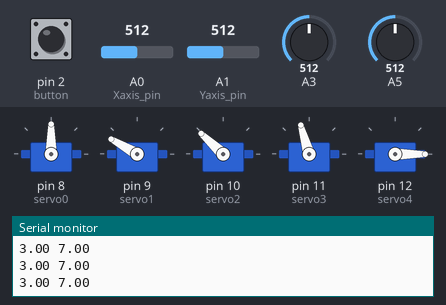
Recording of a sketch running on a simulated Arduino Uno, built with avr-gcc and run on an emulated ATmega328P. Parts: 5 × servo, the last lines printed to the serial monitor. The inputs (shaded band) are chosen by the test bench; at power-on: A0 (Xaxis_pin) = 512, A1 (Yaxis_pin) = 512, A3 = 512, pin 2 (button) HIGH, A5 = 512.

Above: at 1.2 s.
1.3 s: A0 (Xaxis_pin) set to 216
2.8 s: A0 (Xaxis_pin) set to 184
At 3.4 s:
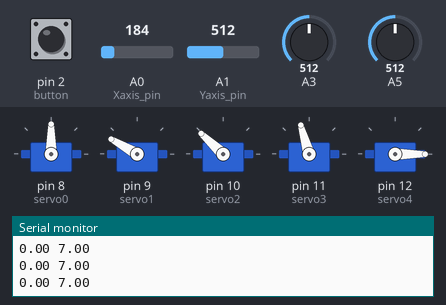
4.4 s: A1 (Yaxis_pin) set to 874
5.9 s: A1 (Yaxis_pin) set to 907
At 8.81 s:
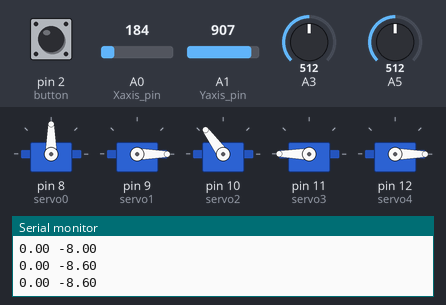
8.9 s: A3 set to 716
At 10.2 s:
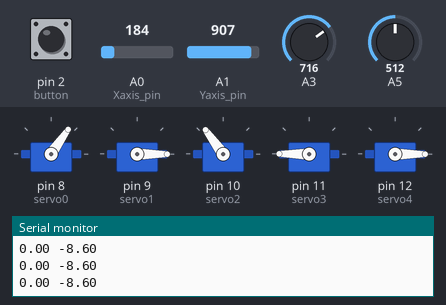
10.5 s: pin 2 (button) pulled LOW for 1 s
At 11.2 s:
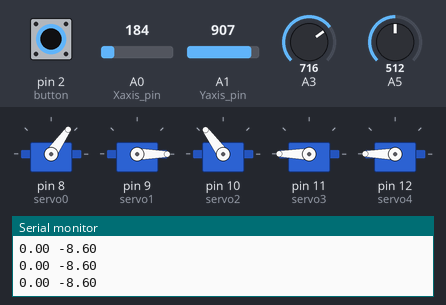
Timing chart, 0 to 13.5 s (numbered marks = the images above; inputs shaded):
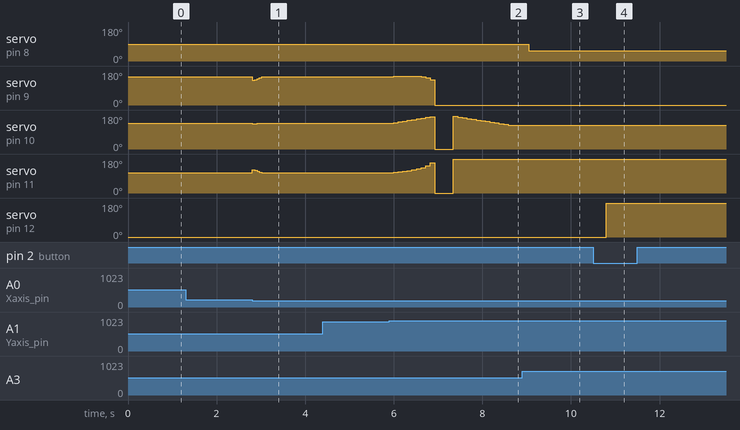

The sketch:

sketch_jun19c.ino
```cpp
#include <Servo.h>
#include <ezButton.h>
#define Xaxis_pin A0
#define Yaxis_pin A1

Servo servo0;
Servo servo1;
Servo servo2;
Servo servo3;
Servo servo4;
ezButton button(2);

// Define lengths of the robot arm segments
const float L1 = 10;
const float L2 = 8.9;
const float L3 = 12.8;


void setup() {
  pinMode(Xaxis_pin, INPUT);
  pinMode(Yaxis_pin, INPUT);
  // Attach the servos to their respective pins
  servo0.attach(8);
  // servo0.write(90);
  servo1.attach(9);
  // servo1.write(180);
  servo2.attach(10);
  // servo2.write(90);
  servo3.attach(11);
  // servo3.write(90);
  servo4.attach(12);
  servo4.write(0);
  Serial.begin(9600);
  button.setDebounceTime(50);
  kinematic(0, 0, 7);
}

float x1 = 3, y1 = 7;
int yread;
int xread;
bool btnstate = false;
bool timestate = false;
bool servostate = false;
unsigned long time;
void loop() {
  button.loop();
  int xread = analogRead(A0);
  int yread = analogRead(A1);
  int btn = button.getState();
  int pot = analogRead(A3);
  int status = analogRead(A5);
  int angle = 180 - map(pot, 0, 1023, 0, 180);
  if (xread > 890) {
    if (x1 < 17) {
      x1 += 0.6;
    }
    kinematic(x1, 0, y1);
    delay(50);
  } else if (xread < 200) {
    if (x1 > 0) {
      x1 -= 0.6;
    }
    kinematic(x1, 0, y1);
    delay(50);
  }
  if (yread > 890) {
    if (y1 > -8) {
      y1 -= 0.6;
    }
    kinematic(x1, 0, y1);
    delay(50);
  } else if (yread < 200) {
    if (y1 < 8) {
      y1 += 0.6;
    }
    kinematic(x1, 0, y1);
    delay(50);
  }
  if (button.isPressed()) {
    if (timestate == false) {
      time = millis();
      timestate = true;
    }
    if (btnstate == false) {
      servo4.write(180);
      btnstate = true;
    } else {
      servo4.write(0);
      btnstate = false;
    }
  } else if (button.isReleased()) {
    timestate = false;
    if ((millis() - time) > 1500) {
      if (servostate) {
        servostate = false;
        kinematic(x1, 0, y1);
      } else {
        servostate = true;
        kinematic(x1, 0, y1);
      }
    }
  }
  servo0.write(angle);
  Serial.print(x1);
  Serial.print(" ");
  Serial.println(y1);
}


void kinematic(float x, float y, float z) {
  // theta 1
  float theta1 = atan2(y, x);
  float theta1deg = degrees(theta1);
  float p = x / cos(theta1);
  // theta 2
  float d = sqrt(pow(p, 2) + pow(z, 2));
  float alpha1 = acos((pow(L1, 2) + pow(d, 2) - pow(L2, 2))/ (2 * L1 * d));
  float alpha2 = atan2(z, p);
  float theta2 = alpha1+alpha2;
  float theta2deg = degrees(theta2);
  //theta 3
  float theta3 = acos((pow(L1, 2) + pow(L2, 2) - pow(d, 2)) / (2 * L1 * L2));
  float theta3deg = 180 - degrees(theta3);
  servo1.write(theta2deg);
  servo2.write(theta3deg);
  if (servostate) {
    float offsetangle = (90 - (theta2deg - theta3deg)) + 30 - 110;
    servo3.write(offsetangle);

  } else {
    float offsetangle = (90 - (theta2deg - theta3deg)) + 30;
    servo3.write(offsetangle);
  }
}

void motion() {
  servo4.write(0);
  servo0.write(160);
  delay(700);

  kinematic(12, 0, -1);
  delay(700);
  servo4.write(180);
  delay(700);
  kinematic(12, 0, 7);
  delay(700);
  servo0.write(120);
  delay(700);
  kinematic(8, 0, -1);
  delay(700);
  servo4.write(0);
  delay(700);
  kinematic(12, 0, 7);
}
```

Measured:
- the behaviour switches between 890 and 891 on A1 (Yaxis_pin) (found by bisection; images 1 and 2)
- after the input at 2.8 s, servo on pin 10 (servo2): 137° → 136° at once, → 137° 0.21 s later
- after the input at 8.9 s, servo on pin 8 (servo0): 90° → 55° after 0.14 s
- after the input at 10.5 s, servo on pin 12 (servo4): 0° → 180° after 0.30 s
